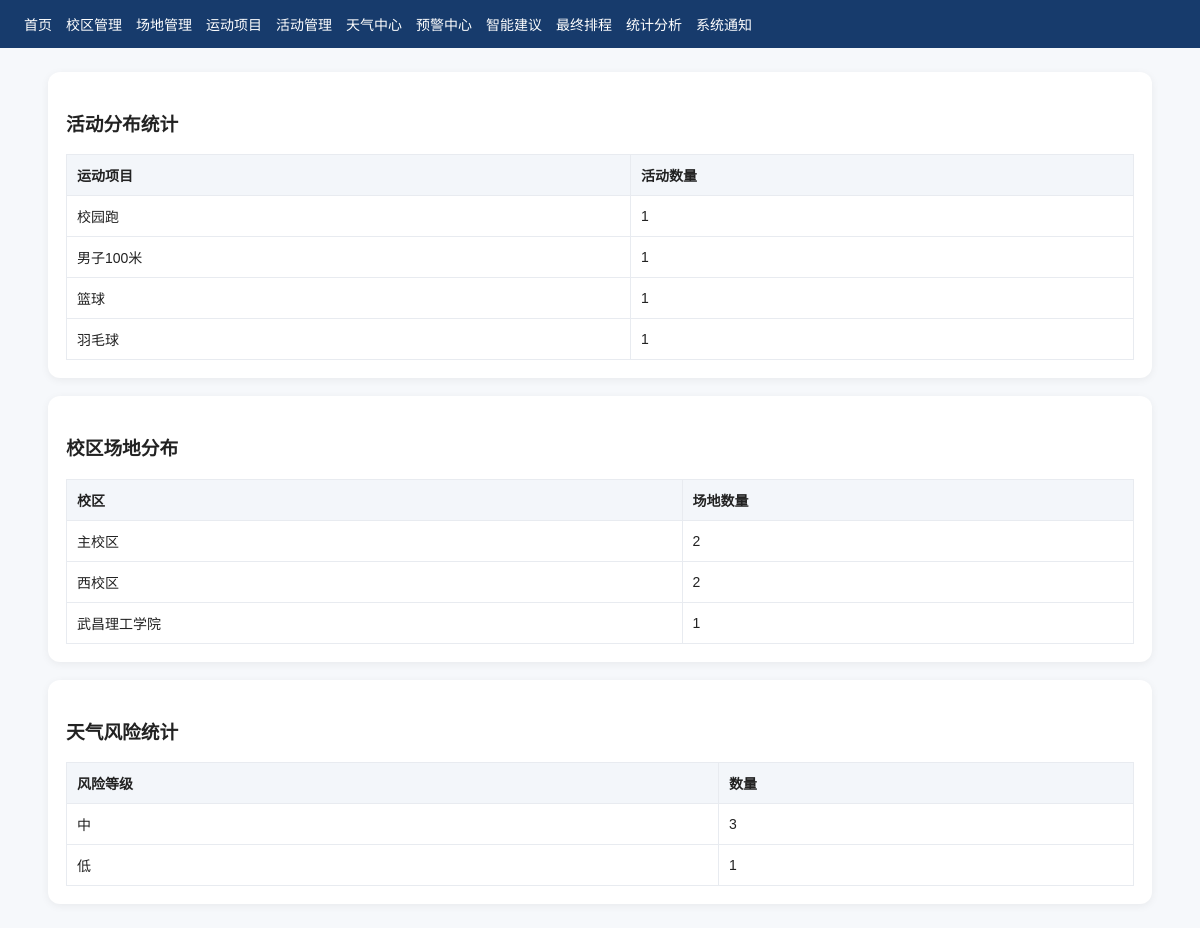
The page /analytics/ on the database its author committed.
### core/models.py (models this page shows, shortened)
class TimeStampedModel(models.Model):
    created_at = models.DateTimeField(auto_now_add=True, verbose_name="创建时间")
    updated_at = models.DateTimeField(auto_now=True, verbose_name="更新时间")
    class Meta:
        abstract = True

class SportEvent(TimeStampedModel):
    intensity_choices = [
        ("low", "低强度"),
        ("medium", "中强度"),
        ("high", "高强度"),
    ]
    name = models.CharField(max_length=100, unique=True, verbose_name="项目名称")
    suitable_temp_min = models.IntegerField(default=12, verbose_name="适宜最低温")
    suitable_temp_max = models.IntegerField(default=28, verbose_name="适宜最高温")
    avoid_rain = models.BooleanField(default=True, verbose_name="是否避雨")
    avoid_wind_level = models.FloatField(default=8.0, verbose_name="最大适宜风速")
    intensity = models.CharField(
        max_length=20,
        choices=intensity_choices,
        default="medium",
        verbose_name="强度"
    )
    calories_per_hour = models.PositiveIntegerField(default=300, verbose_name="每小时热量消耗")
    description = models.TextField(blank=True, verbose_name="描述")
    class Meta:
        verbose_name = "运动项目"
        verbose_name_plural = "运动项目"
        ordering = ["id"]

class Venue(TimeStampedModel):
    VENUE_STATUS_CHOICES = [
        ("available", "可用"),
        ("maintenance", "维护中"),
        ("closed", "关闭"),
    ]
    campus = models.ForeignKey(
        Campus,
        on_delete=models.CASCADE,
        related_name="venues",
        verbose_name="所属校区"
    )
    name = models.CharField(max_length=100, verbose_name="场地名称")
    venue_type = models.CharField(max_length=100, verbose_name="场地类型")
    capacity = models.PositiveIntegerField(default=50, verbose_name="容量")
    status = models.CharField(
        max_length=20,
        choices=VENUE_STATUS_CHOICES,
        default="available",
        verbose_name="状态"
    )
    indoor = models.BooleanField(default=False, verbose_name="是否室内")
    has_lighting = models.BooleanField(default=False, verbose_name="是否有照明")
    description = models.TextField(blank=True, verbose_name="描述")
    class Meta:
        verbose_name = "场地"
        verbose_name_plural = "场地"
        ordering = ["campus_id", "id"]

class Campus(TimeStampedModel):
    name = models.CharField(max_length=100, unique=True, verbose_name="校区名称")
    location = models.CharField(max_length=255, blank=True, verbose_name="位置")
    latitude = models.FloatField(default=31.2304, verbose_name="纬度")
    longitude = models.FloatField(default=121.4737, verbose_name="经度")
    description = models.TextField(blank=True, verbose_name="描述")
    class Meta:
        verbose_name = "校区"
        verbose_name_plural = "校区"
        ordering = ["id"]

### core/views.py (the view)
# urls.py: path("analytics/", views.analytics, name="analytics"),
def analytics(request):
    event_distribution = Meet.objects.values("sport_event__name").annotate(total=Count("id")).order_by("-total")
    campus_distribution = Venue.objects.values("campus__name").annotate(total=Count("id")).order_by("-total")
    risk_distribution = FinalSchedule.objects.values("weather_risk").annotate(total=Count("id")).order_by("-total")
    context = {
        "event_distribution": event_distribution,
        "campus_distribution": campus_distribution,
        "risk_distribution": risk_distribution,
    }
    return render(request, "core/analytics.html", context)

### core/templates/core/analytics.html
{% extends 'core/base.html' %}
{% block content %}
<div class="card">
    <h3>活动分布统计</h3>
    <table>
        <tr><th>运动项目</th><th>活动数量</th></tr>
        {% for item in event_distribution %}
        <tr>
            <td>{{ item.sport_event__name }}</td>
            <td>{{ item.total }}</td>
        </tr>
        {% empty %}
        <tr><td colspan="2">暂无数据</td></tr>
        {% endfor %}
    </table>
</div>
<div class="card">
    <h3>校区场地分布</h3>
    <table>
        <tr><th>校区</th><th>场地数量</th></tr>
        {% for item in campus_distribution %}
        <tr>
            <td>{{ item.campus__name }}</td>
            <td>{{ item.total }}</td>
        </tr>
        {% empty %}
        <tr><td colspan="2">暂无数据</td></tr>
        {% endfor %}
    </table>
</div>
<div class="card">
    <h3>天气风险统计</h3>
    <table>
        <tr><th>风险等级</th><th>数量</th></tr>
        {% for item in risk_distribution %}
        <tr>
            <td>{{ item.weather_risk }}</td>
            <td>{{ item.total }}</td>
        </tr>
        {% empty %}
        <tr><td colspan="2">暂无数据</td></tr>
        {% endfor %}
    </table>
</div>
{% endblock %}

### core/templates/core/base.html (style rules this page uses)
body { font-family: Arial, sans-serif; margin: 0; background: #f6f8fb; color: #222; }
.card { background: #fff; border-radius: 12px; box-shadow: 0 2px 8px rgba(0,0,0,.06); padding: 18px; margin-bottom: 18px; }
table { width: 100%; border-collapse: collapse; background: #fff; }
th, td { border: 1px solid #e8ebf0; padding: 10px; font-size: 14px; text-align: left; }
th { background: #f3f6fa; }

### rows shown on the page
SportEvent: sport_event__name "校园跑", total "1"
SportEvent: sport_event__name "男子100米", total "1"
Venue: sport_event__name "羽毛球", total "1"
Campus: campus__name "主校区", total "2"
Campus: campus__name "西校区", total "2"
Campus: campus__name "武昌理工学院", total "1"

### other values the page prints
{{ item.sport_event__name }} "篮球"
{{ item.total }} "1"
{{ item.weather_risk }} "中" "低"
{{ item.total }} "3" "1"
